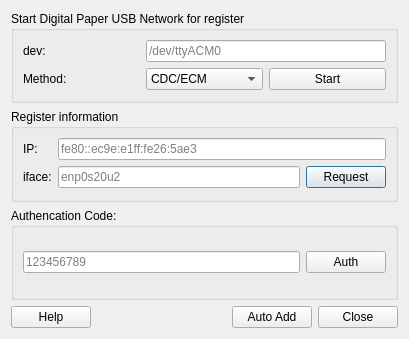
<?xml version="1.0" encoding="UTF-8"?>
<ui version="4.0">
 <class>RegistDialog</class>
 <widget class="QDialog" name="RegistDialog">
  <property name="geometry">
   <rect>
    <x>0</x>
    <y>0</y>
    <width>409</width>
    <height>339</height>
   </rect>
  </property>
  <property name="sizePolicy">
   <sizepolicy hsizetype="Fixed" vsizetype="Fixed">
    <horstretch>0</horstretch>
    <verstretch>0</verstretch>
   </sizepolicy>
  </property>
  <property name="windowTitle">
   <string>Manual Add</string>
  </property>
  <property name="windowIcon">
   <iconset resource="../../assets/assets.qrc">
    <normaloff>:/main/icon.png</normaloff>:/main/icon.png</iconset>
  </property>
  <layout class="QGridLayout" name="gridLayout_4">
   <item row="1" column="0" colspan="5">
    <widget class="QGroupBox" name="groupBox_2">
     <property name="title">
      <string>Register information</string>
     </property>
     <layout class="QGridLayout" name="gridLayout_3">
      <item row="0" column="0">
       <widget class="QLabel" name="ipLabel">
        <property name="text">
         <string>IP:</string>
        </property>
       </widget>
      </item>
      <item row="1" column="1">
       <widget class="QLineEdit" name="ifaceInput">
        <property name="text">
         <string notr="true"/>
        </property>
        <property name="placeholderText">
         <string notr="true">enp0s20u2</string>
        </property>
        <property name="clearButtonEnabled">
         <bool>true</bool>
        </property>
       </widget>
      </item>
      <item row="1" column="0">
       <widget class="QLabel" name="ifaceLabel">
        <property name="text">
         <string>iface:</string>
        </property>
       </widget>
      </item>
      <item row="1" column="2">
       <widget class="QPushButton" name="requestButton">
        <property name="text">
         <string>Request</string>
        </property>
       </widget>
      </item>
      <item row="0" column="1" colspan="2">
       <widget class="QLineEdit" name="ipInput">
        <property name="text">
         <string notr="true"/>
        </property>
        <property name="placeholderText">
         <string notr="true">fe80::ec9e:e1ff:fe26:5ae3</string>
        </property>
        <property name="clearButtonEnabled">
         <bool>true</bool>
        </property>
       </widget>
      </item>
     </layout>
    </widget>
   </item>
   <item row="2" column="0" colspan="5">
    <widget class="QGroupBox" name="groupBox_3">
     <property name="title">
      <string>Authencation Code:</string>
     </property>
     <layout class="QGridLayout" name="gridLayout">
      <item row="0" column="0">
       <widget class="QLineEdit" name="codeInput">
        <property name="text">
         <string notr="true"/>
        </property>
        <property name="placeholderText">
         <string notr="true">123456789</string>
        </property>
       </widget>
      </item>
      <item row="0" column="1">
       <widget class="QPushButton" name="codeButton">
        <property name="text">
         <string>Auth</string>
        </property>
       </widget>
      </item>
     </layout>
    </widget>
   </item>
   <item row="3" column="0">
    <widget class="QPushButton" name="helpButton">
     <property name="text">
      <string>Help</string>
     </property>
    </widget>
   </item>
   <item row="0" column="0" colspan="5">
    <widget class="QGroupBox" name="groupBox">
     <property name="title">
      <string>Start Digital Paper USB Network for register</string>
     </property>
     <layout class="QGridLayout" name="gridLayout_2">
      <item row="0" column="0">
       <widget class="QLabel" name="label_2">
        <property name="text">
         <string>dev:</string>
        </property>
       </widget>
      </item>
      <item row="0" column="1" colspan="2">
       <widget class="QLineEdit" name="devInput">
        <property name="text">
         <string notr="true"/>
        </property>
        <property name="placeholderText">
         <string notr="true">/dev/ttyACM0</string>
        </property>
       </widget>
      </item>
      <item row="1" column="0">
       <widget class="QLabel" name="label">
        <property name="text">
         <string>Method:</string>
        </property>
       </widget>
      </item>
      <item row="1" column="1">
       <widget class="QComboBox" name="methodBox">
        <item>
         <property name="text">
          <string>CDC/ECM</string>
         </property>
        </item>
        <item>
         <property name="text">
          <string>RNDIS</string>
         </property>
        </item>
       </widget>
      </item>
      <item row="1" column="2">
       <widget class="QPushButton" name="startButton">
        <property name="text">
         <string>Start</string>
        </property>
       </widget>
      </item>
     </layout>
    </widget>
   </item>
   <item row="3" column="4">
    <widget class="QPushButton" name="closeButton">
     <property name="text">
      <string>Close</string>
     </property>
    </widget>
   </item>
   <item row="3" column="2">
    <spacer name="horizontalSpacer">
     <property name="orientation">
      <enum>Qt::Horizontal</enum>
     </property>
     <property name="sizeHint" stdset="0">
      <size>
       <width>127</width>
       <height>20</height>
      </size>
     </property>
    </spacer>
   </item>
   <item row="3" column="3">
    <widget class="QPushButton" name="scanButton">
     <property name="text">
      <string>Auto Add</string>
     </property>
    </widget>
   </item>
  </layout>
 </widget>
 <tabstops>
  <tabstop>devInput</tabstop>
  <tabstop>methodBox</tabstop>
  <tabstop>startButton</tabstop>
  <tabstop>ipInput</tabstop>
  <tabstop>ifaceInput</tabstop>
  <tabstop>requestButton</tabstop>
  <tabstop>codeInput</tabstop>
  <tabstop>codeButton</tabstop>
  <tabstop>helpButton</tabstop>
  <tabstop>closeButton</tabstop>
 </tabstops>
 <resources>
  <include location="../../assets/assets.qrc"/>
 </resources>
 <connections>
  <connection>
   <sender>closeButton</sender>
   <signal>clicked()</signal>
   <receiver>RegistDialog</receiver>
   <slot>reject()</slot>
   <hints>
    <hint type="sourcelabel">
     <x>280</x>
     <y>318</y>
    </hint>
    <hint type="destinationlabel">
     <x>217</x>
     <y>388</y>
    </hint>
   </hints>
  </connection>
 </connections>
</ui>
